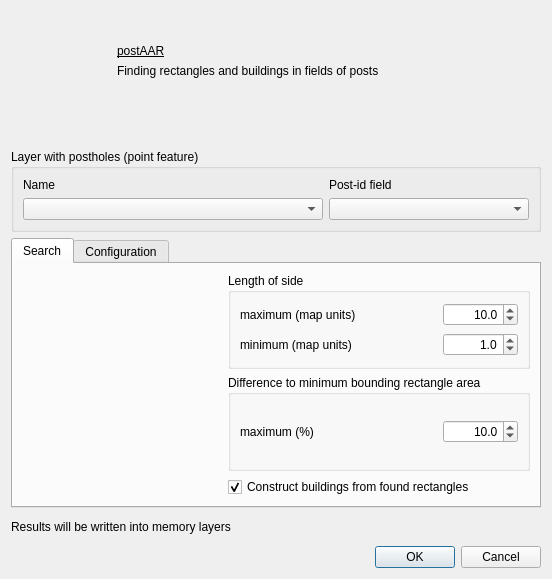
<?xml version="1.0" encoding="UTF-8"?>
<ui version="4.0">
 <author>CR</author>
 <class>postaar_dialog_base</class>
 <widget class="QDialog" name="postaar_dialog_base">
  <property name="geometry">
   <rect>
    <x>0</x>
    <y>0</y>
    <width>550</width>
    <height>579</height>
   </rect>
  </property>
  <property name="sizePolicy">
   <sizepolicy hsizetype="Minimum" vsizetype="Fixed">
    <horstretch>0</horstretch>
    <verstretch>0</verstretch>
   </sizepolicy>
  </property>
  <property name="minimumSize">
   <size>
    <width>0</width>
    <height>0</height>
   </size>
  </property>
  <property name="maximumSize">
   <size>
    <width>16777215</width>
    <height>16777215</height>
   </size>
  </property>
  <property name="windowTitle">
   <string>postAAR</string>
  </property>
  <property name="windowIcon">
   <iconset>
    <normaloff>:/plugins/postAAR/img/postAAR.ico</normaloff>:/plugins/postAAR/img/postAAR.ico</iconset>
  </property>
  <property name="modal">
   <bool>true</bool>
  </property>
  <layout class="QVBoxLayout" name="verticalLayout">
   <item>
    <layout class="QHBoxLayout" name="horizontalLayout">
     <property name="sizeConstraint">
      <enum>QLayout::SetMinimumSize</enum>
     </property>
     <item>
      <widget class="QLabel" name="icon">
       <property name="sizePolicy">
        <sizepolicy hsizetype="Minimum" vsizetype="Minimum">
         <horstretch>0</horstretch>
         <verstretch>0</verstretch>
        </sizepolicy>
       </property>
       <property name="minimumSize">
        <size>
         <width>100</width>
         <height>100</height>
        </size>
       </property>
       <property name="maximumSize">
        <size>
         <width>100</width>
         <height>100</height>
        </size>
       </property>
       <property name="text">
        <string/>
       </property>
       <property name="pixmap">
        <pixmap>:/plugins/postAAR/img/postAAR.ico</pixmap>
       </property>
       <property name="scaledContents">
        <bool>true</bool>
       </property>
      </widget>
     </item>
     <item>
      <layout class="QVBoxLayout" name="verticalLayout_2">
       <property name="sizeConstraint">
        <enum>QLayout::SetMinimumSize</enum>
       </property>
       <item>
        <widget class="QLabel" name="headline">
         <property name="sizePolicy">
          <sizepolicy hsizetype="Minimum" vsizetype="Minimum">
           <horstretch>0</horstretch>
           <verstretch>0</verstretch>
          </sizepolicy>
         </property>
         <property name="styleSheet">
          <string notr="true">font: 75 24pt &quot;MS Shell Dlg 2&quot;;
text-decoration: underline;</string>
         </property>
         <property name="text">
          <string>postAAR</string>
         </property>
         <property name="alignment">
          <set>Qt::AlignBottom|Qt::AlignLeading|Qt::AlignLeft</set>
         </property>
        </widget>
       </item>
       <item>
        <widget class="QLabel" name="description">
         <property name="sizePolicy">
          <sizepolicy hsizetype="Minimum" vsizetype="Minimum">
           <horstretch>0</horstretch>
           <verstretch>0</verstretch>
          </sizepolicy>
         </property>
         <property name="text">
          <string>Finding rectangles and buildings in fields of posts </string>
         </property>
         <property name="alignment">
          <set>Qt::AlignLeading|Qt::AlignLeft|Qt::AlignTop</set>
         </property>
        </widget>
       </item>
      </layout>
     </item>
    </layout>
   </item>
   <item>
    <widget class="QLabel" name="lWarning">
     <property name="enabled">
      <bool>false</bool>
     </property>
     <property name="styleSheet">
      <string notr="true">font: 75 18pt &quot;MS Shell Dlg 2&quot;;
text-decoration: underline;
color: rgb(255, 0, 0);</string>
     </property>
     <property name="text">
      <string/>
     </property>
    </widget>
   </item>
   <item alignment="Qt::AlignLeft|Qt::AlignVCenter">
    <widget class="QGroupBox" name="gbLayer">
     <property name="title">
      <string>Layer with postholes (point feature)</string>
     </property>
     <layout class="QHBoxLayout" name="horizontalLayout_3">
      <item>
       <layout class="QVBoxLayout" name="verticalLayout_3">
        <item>
         <widget class="QLabel" name="cmb_Layer_selected_label">
          <property name="toolTip">
           <string>Select a projected point layer from your map comprising the postholes and optional grouping attributes.</string>
          </property>
          <property name="locale">
           <locale language="English" country="UnitedKingdom"/>
          </property>
          <property name="text">
           <string>Name</string>
          </property>
         </widget>
        </item>
        <item>
         <widget class="QgsMapLayerComboBox" name="cmb_layer_selected">
          <property name="minimumSize">
           <size>
            <width>300</width>
            <height>0</height>
           </size>
          </property>
          <property name="toolTip">
           <string>Select a projected point layer from your map comprising the postholes and optional grouping attributes.</string>
          </property>
          <property name="locale">
           <locale language="English" country="UnitedKingdom"/>
          </property>
          <property name="currentText">
           <string/>
          </property>
          <property name="minimumContentsLength">
           <number>1</number>
          </property>
          <property name="showCrs">
           <bool>true</bool>
          </property>
          <property name="Filters" stdset="0">
           <string>Union[QgsMapLayerProxyModel.PointLayer] </string>
          </property>
         </widget>
        </item>
       </layout>
      </item>
      <item>
       <layout class="QVBoxLayout" name="verticalLayout_4">
        <item>
         <widget class="QLabel" name="cmb_post_id_label">
          <property name="toolTip">
           <string>A UNIQUE identifier for the posts of a rectangle.</string>
          </property>
          <property name="locale">
           <locale language="English" country="UnitedKingdom"/>
          </property>
          <property name="text">
           <string>Post-id field</string>
          </property>
         </widget>
        </item>
        <item>
         <widget class="QgsFieldComboBox" name="cmb_postid">
          <property name="minimumSize">
           <size>
            <width>200</width>
            <height>0</height>
           </size>
          </property>
          <property name="toolTip">
           <string>A UNIQUE identifier for the posts of a rectangle.</string>
          </property>
          <property name="locale">
           <locale language="English" country="UnitedKingdom"/>
          </property>
          <property name="minimumContentsLength">
           <number>1</number>
          </property>
         </widget>
        </item>
       </layout>
      </item>
     </layout>
    </widget>
   </item>
   <item>
    <widget class="QTabWidget" name="tabWidget_main">
     <property name="sizePolicy">
      <sizepolicy hsizetype="MinimumExpanding" vsizetype="Minimum">
       <horstretch>0</horstretch>
       <verstretch>0</verstretch>
      </sizepolicy>
     </property>
     <property name="toolTip">
      <string>Set the search parameters and hardware configuration.</string>
     </property>
     <property name="locale">
      <locale language="English" country="UnitedKingdom"/>
     </property>
     <property name="currentIndex">
      <number>0</number>
     </property>
     <widget class="QWidget" name="tab_rectangle">
      <attribute name="title">
       <string>Search</string>
      </attribute>
      <layout class="QHBoxLayout" name="horizontalLayout_2">
       <item>
        <widget class="QLabel" name="explanation">
         <property name="minimumSize">
          <size>
           <width>200</width>
           <height>200</height>
          </size>
         </property>
         <property name="maximumSize">
          <size>
           <width>200</width>
           <height>200</height>
          </size>
         </property>
         <property name="autoFillBackground">
          <bool>false</bool>
         </property>
         <property name="styleSheet">
          <string notr="true"/>
         </property>
         <property name="text">
          <string/>
         </property>
         <property name="pixmap">
          <pixmap>:/plugins/postAAR/img/rect_min_bounding.png</pixmap>
         </property>
         <property name="scaledContents">
          <bool>true</bool>
         </property>
        </widget>
       </item>
       <item>
        <layout class="QVBoxLayout" name="verticalLayout_5">
         <item>
          <widget class="QGroupBox" name="groupBox_3">
           <property name="toolTip">
            <string>Set the min. and max. distance between posts. </string>
           </property>
           <property name="title">
            <string>Length of side</string>
           </property>
           <layout class="QHBoxLayout" name="horizontalLayout_4">
            <item>
             <layout class="QVBoxLayout" name="verticalLayout_6">
              <item>
               <widget class="QLabel" name="maximum_length_side_label">
                <property name="toolTip">
                 <string>Maximum length of a side of the rectangles to be found (map units).</string>
                </property>
                <property name="locale">
                 <locale language="English" country="UnitedKingdom"/>
                </property>
                <property name="text">
                 <string>maximum (map units)</string>
                </property>
               </widget>
              </item>
              <item>
               <widget class="QLabel" name="minimum_length_side_label">
                <property name="toolTip">
                 <string>Minimum length of a side of the rectangles to be found (map units).</string>
                </property>
                <property name="locale">
                 <locale language="English" country="UnitedKingdom"/>
                </property>
                <property name="text">
                 <string>minimum (map units)</string>
                </property>
               </widget>
              </item>
             </layout>
            </item>
            <item>
             <layout class="QVBoxLayout" name="verticalLayout_7">
              <item alignment="Qt::AlignRight">
               <widget class="QDoubleSpinBox" name="maximum_length_of_side">
                <property name="minimumSize">
                 <size>
                  <width>75</width>
                  <height>0</height>
                 </size>
                </property>
                <property name="maximumSize">
                 <size>
                  <width>75</width>
                  <height>16777215</height>
                 </size>
                </property>
                <property name="toolTip">
                 <string>Maximum length of a side of the rectangles to be found (map units).</string>
                </property>
                <property name="layoutDirection">
                 <enum>Qt::LeftToRight</enum>
                </property>
                <property name="locale">
                 <locale language="English" country="UnitedKingdom"/>
                </property>
                <property name="alignment">
                 <set>Qt::AlignRight|Qt::AlignTrailing|Qt::AlignVCenter</set>
                </property>
                <property name="decimals">
                 <number>1</number>
                </property>
                <property name="maximum">
                 <double>9999999.000000000000000</double>
                </property>
                <property name="singleStep">
                 <double>0.500000000000000</double>
                </property>
                <property name="value">
                 <double>10.000000000000000</double>
                </property>
               </widget>
              </item>
              <item alignment="Qt::AlignRight">
               <widget class="QDoubleSpinBox" name="minimum_length_of_side">
                <property name="minimumSize">
                 <size>
                  <width>75</width>
                  <height>0</height>
                 </size>
                </property>
                <property name="maximumSize">
                 <size>
                  <width>75</width>
                  <height>16777215</height>
                 </size>
                </property>
                <property name="toolTip">
                 <string>Minimum length of a side of the rectangles to be found (map units).</string>
                </property>
                <property name="locale">
                 <locale language="English" country="UnitedKingdom"/>
                </property>
                <property name="alignment">
                 <set>Qt::AlignRight|Qt::AlignTrailing|Qt::AlignVCenter</set>
                </property>
                <property name="decimals">
                 <number>1</number>
                </property>
                <property name="maximum">
                 <double>200.000000000000000</double>
                </property>
                <property name="singleStep">
                 <double>0.500000000000000</double>
                </property>
                <property name="value">
                 <double>1.000000000000000</double>
                </property>
               </widget>
              </item>
             </layout>
            </item>
           </layout>
          </widget>
         </item>
         <item>
          <widget class="QGroupBox" name="groupBox_4">
           <property name="toolTip">
            <string>Difference in percent to the minimum bounding rectangle.</string>
           </property>
           <property name="title">
            <string>Difference to minimum bounding rectangle area</string>
           </property>
           <layout class="QHBoxLayout" name="horizontalLayout_6">
            <item>
             <layout class="QVBoxLayout" name="verticalLayout_9">
              <item>
               <widget class="QLabel" name="maximal_length_difference_label">
                <property name="sizePolicy">
                 <sizepolicy hsizetype="Minimum" vsizetype="Minimum">
                  <horstretch>0</horstretch>
                  <verstretch>0</verstretch>
                 </sizepolicy>
                </property>
                <property name="toolTip">
                 <string>Maximum difference to a minimum bounding rectangle.</string>
                </property>
                <property name="locale">
                 <locale language="English" country="UnitedKingdom"/>
                </property>
                <property name="text">
                 <string>maximum (%)</string>
                </property>
               </widget>
              </item>
             </layout>
            </item>
            <item>
             <layout class="QVBoxLayout" name="verticalLayout_8">
              <item alignment="Qt::AlignRight">
               <widget class="QDoubleSpinBox" name="maximal_bounding_area_difference">
                <property name="minimumSize">
                 <size>
                  <width>75</width>
                  <height>0</height>
                 </size>
                </property>
                <property name="maximumSize">
                 <size>
                  <width>75</width>
                  <height>16777215</height>
                 </size>
                </property>
                <property name="toolTip">
                 <string>0 = perfect, 5 = skew visible, 20 = very crooked.</string>
                </property>
                <property name="locale">
                 <locale language="English" country="UnitedKingdom"/>
                </property>
                <property name="alignment">
                 <set>Qt::AlignRight|Qt::AlignTrailing|Qt::AlignVCenter</set>
                </property>
                <property name="decimals">
                 <number>1</number>
                </property>
                <property name="minimum">
                 <double>0.000000000000000</double>
                </property>
                <property name="maximum">
                 <double>31.000000000000000</double>
                </property>
                <property name="singleStep">
                 <double>0.500000000000000</double>
                </property>
                <property name="value">
                 <double>10.000000000000000</double>
                </property>
               </widget>
              </item>
             </layout>
            </item>
           </layout>
          </widget>
         </item>
         <item>
          <widget class="QCheckBox" name="cBConstructBuilding">
           <property name="toolTip">
            <string>Connect rectangles with a common edge.</string>
           </property>
           <property name="text">
            <string>Construct buildings from found rectangles</string>
           </property>
           <property name="checked">
            <bool>true</bool>
           </property>
          </widget>
         </item>
        </layout>
       </item>
      </layout>
     </widget>
     <widget class="QWidget" name="tab_misc">
      <attribute name="title">
       <string>Configuration</string>
      </attribute>
      <layout class="QVBoxLayout" name="verticalLayout_18">
       <item>
        <widget class="QGroupBox" name="gBProcessing">
         <property name="title">
          <string>Processing</string>
         </property>
         <layout class="QVBoxLayout" name="verticalLayout_16">
          <item>
           <widget class="QGroupBox" name="gBUseMulticore">
            <property name="title">
             <string>Use MultiCore</string>
            </property>
            <property name="checkable">
             <bool>true</bool>
            </property>
            <property name="checked">
             <bool>false</bool>
            </property>
            <layout class="QVBoxLayout" name="verticalLayout_10">
             <item>
              <layout class="QHBoxLayout" name="horizontalLayout_12">
               <item>
                <widget class="QLabel" name="label_7">
                 <property name="sizePolicy">
                  <sizepolicy hsizetype="Minimum" vsizetype="Preferred">
                   <horstretch>0</horstretch>
                   <verstretch>0</verstretch>
                  </sizepolicy>
                 </property>
                 <property name="text">
                  <string>Python distribution to use:</string>
                 </property>
                </widget>
               </item>
               <item>
                <widget class="QLineEdit" name="lEPythonDistribution"/>
               </item>
               <item>
                <widget class="QPushButton" name="pBSelectPythonDistribution">
                 <property name="text">
                  <string>Select</string>
                 </property>
                </widget>
               </item>
              </layout>
             </item>
             <item>
              <layout class="QHBoxLayout" name="horizontalLayout_9">
               <item>
                <widget class="QLabel" name="label_6">
                 <property name="sizePolicy">
                  <sizepolicy hsizetype="Minimum" vsizetype="Preferred">
                   <horstretch>0</horstretch>
                   <verstretch>0</verstretch>
                  </sizepolicy>
                 </property>
                 <property name="text">
                  <string>Number of used computercores</string>
                 </property>
                </widget>
               </item>
               <item>
                <widget class="QSpinBox" name="cores">
                 <property name="alignment">
                  <set>Qt::AlignRight|Qt::AlignTrailing|Qt::AlignVCenter</set>
                 </property>
                 <property name="minimum">
                  <number>1</number>
                 </property>
                 <property name="value">
                  <number>4</number>
                 </property>
                 <property name="displayIntegerBase">
                  <number>10</number>
                 </property>
                </widget>
               </item>
               <item>
                <spacer name="horizontalSpacer">
                 <property name="orientation">
                  <enum>Qt::Horizontal</enum>
                 </property>
                 <property name="sizeHint" stdset="0">
                  <size>
                   <width>40</width>
                   <height>20</height>
                  </size>
                 </property>
                </spacer>
               </item>
              </layout>
             </item>
            </layout>
           </widget>
          </item>
          <item>
           <widget class="QGroupBox" name="gBDependencies">
            <property name="enabled">
             <bool>false</bool>
            </property>
            <property name="title">
             <string>Dependencies to install</string>
            </property>
            <layout class="QVBoxLayout" name="verticalLayout_19">
             <item>
              <widget class="QLabel" name="lUnfilledDependencies">
               <property name="text">
                <string/>
               </property>
              </widget>
             </item>
             <item>
              <widget class="QPushButton" name="pBDependenciesInstall">
               <property name="text">
                <string>Install</string>
               </property>
              </widget>
             </item>
            </layout>
           </widget>
          </item>
         </layout>
        </widget>
       </item>
       <item>
        <spacer name="verticalSpacer">
         <property name="orientation">
          <enum>Qt::Vertical</enum>
         </property>
         <property name="sizeHint" stdset="0">
          <size>
           <width>0</width>
           <height>0</height>
          </size>
         </property>
        </spacer>
       </item>
      </layout>
     </widget>
    </widget>
   </item>
   <item>
    <widget class="QLabel" name="save_outfile_label">
     <property name="locale">
      <locale language="English" country="UnitedKingdom"/>
     </property>
     <property name="text">
      <string>Results will be written into memory layers</string>
     </property>
    </widget>
   </item>
   <item>
    <widget class="QDialogButtonBox" name="btn_ok_abort">
     <property name="locale">
      <locale language="English" country="UnitedKingdom"/>
     </property>
     <property name="orientation">
      <enum>Qt::Horizontal</enum>
     </property>
     <property name="standardButtons">
      <set>QDialogButtonBox::Cancel|QDialogButtonBox::Ok</set>
     </property>
    </widget>
   </item>
  </layout>
 </widget>
 <customwidgets>
  <customwidget>
   <class>QgsFieldComboBox</class>
   <extends>QComboBox</extends>
   <header>qgsfieldcombobox.h</header>
  </customwidget>
  <customwidget>
   <class>QgsMapLayerComboBox</class>
   <extends>QComboBox</extends>
   <header>qgsmaplayercombobox.h</header>
  </customwidget>
 </customwidgets>
 <resources/>
 <connections>
  <connection>
   <sender>btn_ok_abort</sender>
   <signal>accepted()</signal>
   <receiver>postaar_dialog_base</receiver>
   <slot>accept()</slot>
   <hints>
    <hint type="sourcelabel">
     <x>20</x>
     <y>20</y>
    </hint>
    <hint type="destinationlabel">
     <x>20</x>
     <y>20</y>
    </hint>
   </hints>
  </connection>
  <connection>
   <sender>btn_ok_abort</sender>
   <signal>rejected()</signal>
   <receiver>postaar_dialog_base</receiver>
   <slot>reject()</slot>
   <hints>
    <hint type="sourcelabel">
     <x>20</x>
     <y>20</y>
    </hint>
    <hint type="destinationlabel">
     <x>20</x>
     <y>20</y>
    </hint>
   </hints>
  </connection>
  <connection>
   <sender>cmb_layer_selected</sender>
   <signal>layerChanged(QgsMapLayer*)</signal>
   <receiver>cmb_postid</receiver>
   <slot>setLayer(QgsMapLayer*)</slot>
   <hints>
    <hint type="sourcelabel">
     <x>299</x>
     <y>63</y>
    </hint>
    <hint type="destinationlabel">
     <x>300</x>
     <y>103</y>
    </hint>
   </hints>
  </connection>
 </connections>
 <slots>
  <slot>dialog_save_file()</slot>
 </slots>
</ui>
